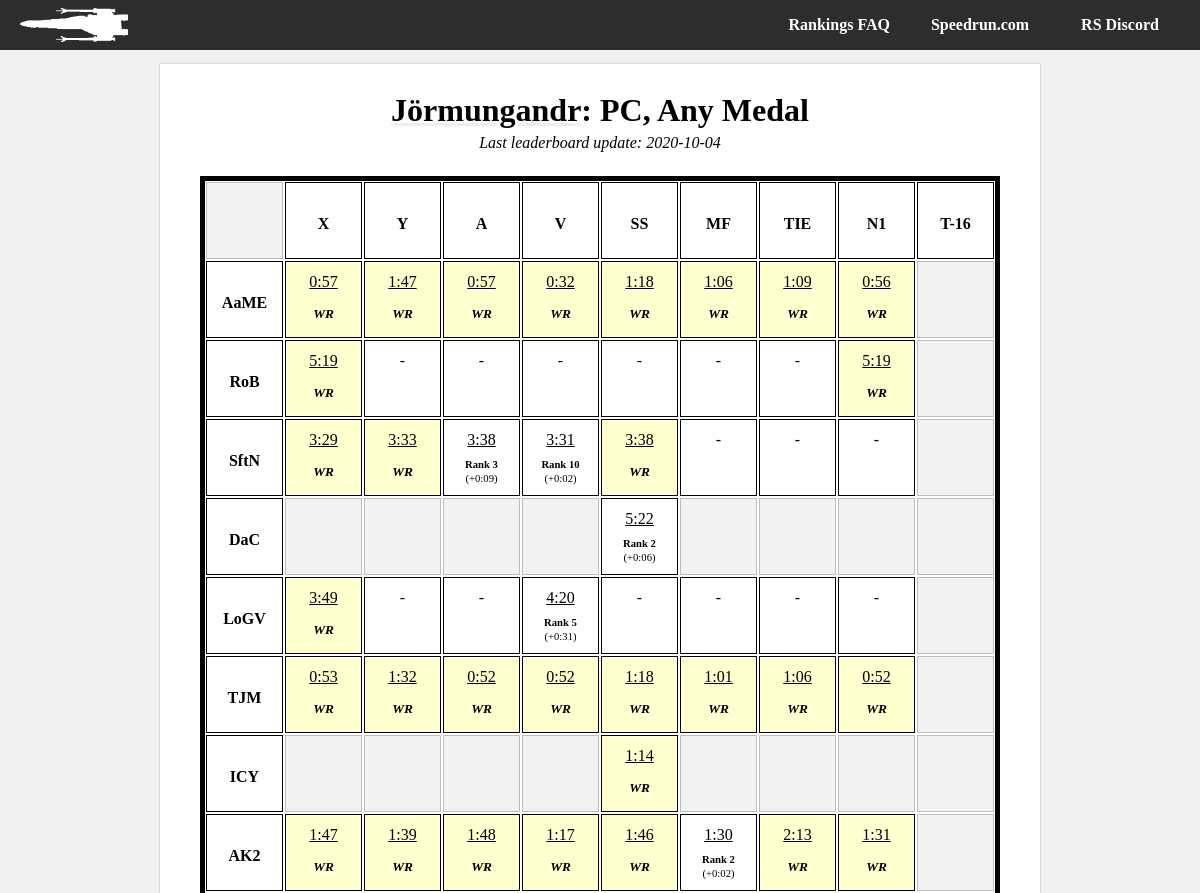
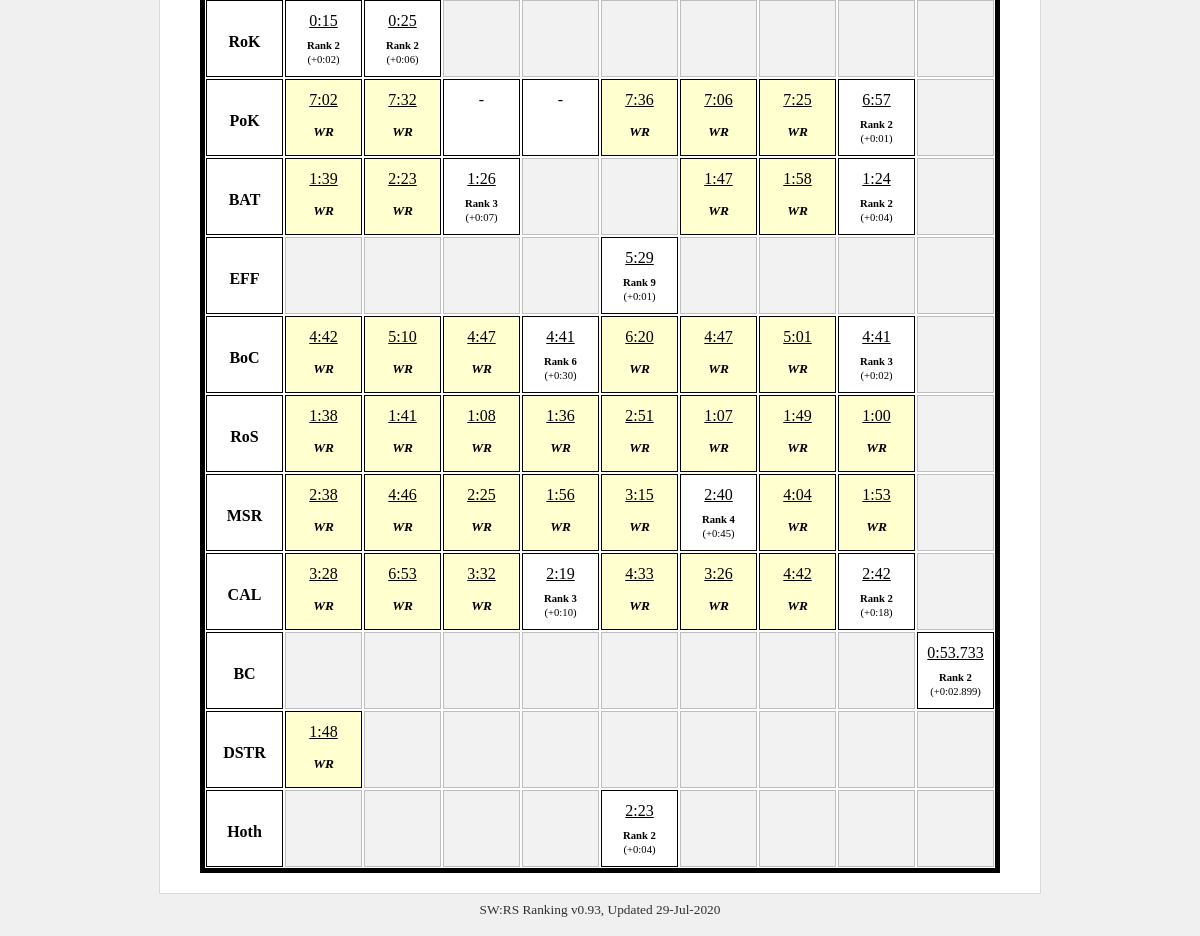
/player/Jörmungandr/pc_any, run on the app's committed database (2 pictures, top to bottom).
### tables this page shows
CREATE TABLE metadata (field          text primary key,value          text);

CREATE TABLE il_runs_20201004 (run_id          integer primary key,level           text,category        text,player          text,time            integer default 9999,platform        text,medal           text,src_link        text,rank            integer default 0);

### swrs.py (the view)
@app.route('/player/<player_id>/<category>')
def player_cat(player_id, category):
    con = lite.connect(DATABASE)
    with con:
        cur = con.cursor()
        cur.execute('SELECT value FROM metadata ' +
                    'WHERE field = "last_update"')
    last_up = cur.fetchall()[0][0]
    tag = last_up + '_' + category
    if category[0:2] == 'pc':
        console = "PC"
    elif category[0:3] == 'n64':
        console = 'N64'
    else:
        console = 'CONSOLE?'
    if category[-3:] == 'any':
        medal_type = "Any Medal"
    elif category[-4:] == 'gold':
        medal_type = 'Gold Medal'
    else:
        medal_type = 'MEDAL?'
    runs = []
    bests = []
    for lev in il_level_names:
        level_array = []
        bests_level = []
        for ship in il_category_names:
            cur = con.cursor()
            with con:
                cur.execute('SELECT level, category, time, rank, "src_link" ' +
                            'FROM il_runs_' + last_up + ' ' +
                            'WHERE player = "' + player_id + '" AND ' +
                            'platform = "' + console + '" AND ' +
                            'level = "' + lev + '" AND ' +
                            'category = "' + ship + '" AND ' +
                            'medal = "' + medal_type + '";')
            run = cur.fetchall()
            player_best = 0
            if run:
                run = list(run[0])
                player_best = run[2]
                run[2] = convert_seconds(player_best)
            level_array.append(run)
            with con:
                cur.execute('SELECT time ' +
                            'FROM il_runs_' + last_up + ' ' +
                            'WHERE rank = 1 AND ' +
                            'platform = "' + console + '" AND ' +
                            'level = "' + lev + '" AND ' +
                            'category = "' + ship + '" AND ' +
                            'medal = "' + medal_type + '";')
            best_run = cur.fetchall()
            if best_run:
                best_run = list(best_run[0])[0]
                print(player_best, best_run)
                best_run = player_best - best_run
                print(best_run)
                best_run = convert_seconds(best_run)
            bests_level.append(best_run)
        runs.append(level_array)
        bests.append(bests_level)
    try:
        return render_template('player-category.html',
                               name=player_id,
                               medal=medal_type,
                               platform=console,
                               runs=runs,
                               best_times=bests,
                               last_update=DATESTAMP)
    except Exception as e:
        return str(e)

### swrs.py (called while the page is built)
def convert_seconds(in_time):
    out_time = 'ERR'
    secs = in_time % 60
    mins = int((in_time - secs) // 60)
    if secs < 10:
        secs = '0' + str(secs)
    else:
        secs = str(secs)
    if len(secs) > 6:
        secs = secs[:6]
    elif len(secs) > 2:
        while len(secs) < 6:
            secs += '0'
    out_time = str(mins) + ':' + str(secs)
    return out_time

@app.teardown_appcontext
def close_connection(exception):
    db = getattr(g, '_database', None)
    if db is not None:
        db.close()

### templates/player-category.html
{% from "macros.html" import header, footer, categories, title, pc_title, player_chart %}
{{ header(name +" | SWRS") }}
{% set link = "/player/" + name %}
{{ pc_title(name, platform, medal, last_update, link) }}</a>
{% set level_acronyms = ["AaME",
"RoB",
"SftN",
"DaC",
"LoGV",
"TJM",
"ICY",
"AK2",
"RoK",
"PoK",
"BAT",
"EFF",
"BoC",
"RoS",
"MSR",
"CAL",
"BC",
"DSTR",
"Hoth"] %}
    <div id="about">
            <div id="runs-table">
                <div class="runs-table-row">
                    <div class="runs-table-timebox header ghosted"> </div>
                    <div class="runs-table-timebox header"><div class="centertext">X</div></div>
                    <div class="runs-table-timebox header"><div class="centertext">Y</div></div>
                    <div class="runs-table-timebox header"><div class="centertext">A</div></div>
                    <div class="runs-table-timebox header"><div class="centertext">V</div></div>
                    <div class="runs-table-timebox header"><div class="centertext">SS</div></div>
                    <div class="runs-table-timebox header"><div class="centertext">MF</div></div>
                    <div class="runs-table-timebox header"><div class="centertext">TIE</div></div>
                    <div class="runs-table-timebox header"><div class="centertext">N1</div></div>
                    <div class="runs-table-timebox header"><div class="centertext">T-16</div></div>
                </div>
            {% for i in range(runs|length): %}
                {% set level = runs[i] %}
                <div class="runs-table-row {{ level_acronyms[i] }}">
                <div class="runs-table-timebox header"><div class="centertext">{{ level_acronyms[i] }}</div></div>
                {% for j in range(level|length): %}
                    {% set ship = level[j] %}
                    {% if i in [0, 1, 2, 4, 5, 7, 9, 12, 13, 14, 15]: %}
                        {% if j == 8: %}
                            {% set ghost = 'ghosted' %}
                        {% else %}
                            {% set ghost = '' %}
                        {% endif %}
                    {% elif i in [3, 6, 11, 18]: %}
                        {% if j not in [4]: %}
                            {% set ghost = 'ghosted' %}
                        {% else %}
                            {% set ghost = '' %}
                        {% endif %}
                    {% elif i in [8]: %}
                        {% if j not in [0, 1]: %}
                            {% set ghost = 'ghosted' %}
                        {% else %}
                            {% set ghost = '' %}
                        {% endif %}
                    {% elif i in [10]: %}
                        {% if j in [3, 4, 8]: %}
                            {% set ghost = 'ghosted' %}
                        {% else %}
                            {% set ghost = '' %}
                        {% endif %}
                    {% elif i in [16]: %}
                        {% if j not in [8]: %}
                            {% set ghost = 'ghosted' %}
                        {% else %}
                            {% set ghost = '' %}
                        {% endif %}
                    {% elif i in [17]: %}
                        {% if j == 7 and platform == 'N64': %}
                            {% set ghost = '' %}
                        {% elif j not in [0]: %}
                            {% set ghost = 'ghosted' %}
                        {% else %}
                            {% set ghost = '' %}
                        {% endif %}
                    {% endif %}
                    {% if ship[3] == 1 %}
                        {% set wr='wr'%}
                    {% endif %}
                        {% if ship: %}
                            <a href="{{ ship[4] }}" class="timebox">
                                <div class="runs-table-timebox {{ ghost }} {{ wr }}">
                                        <div class="runs-table-time">
                                            {{ ship[2] }}
                                        </div>
                                        <div class="runs-table-ranking {{wr}}">
                                        {% if ship[3] == 1 %}
                                                WR
                                        {% else %}
                                                <b>Rank {{ ship[3] }}</b>
                                            </div>
                                            <div class="runs-table-difference">
                                                (+{{ best_times[i][j] }})
                                        {% endif %}
                                        </div>
                                </div>
                            </a>
                        {% else %}
                    <div class="runs-table-timebox {{ ghost }} {{ wr }}">
                            {% if ghost == '': %}
                            -
                            {% endif %}
                    </div>
                        {% endif %}
                {% endfor %}
                </div>
            {% endfor %}
            </div>
    </div>
{{ footer() }}

### templates/macros.html (shortened to what this page needs)
{% macro header(header_text) %}
<html>
    <head>
        <link rel="stylesheet" type="text/css" href="{{ url_for('static', filename = 'style.css') }}" />
    </head>
    <body>
    <div id="container">
        {{ tabs() }}
    <div id="body-wrapper">
        <div id="body-content">
{% endmacro %}
{% macro tabs() %}
        <div id="body-tabs">
            <div id="lefttabs">
                <a href="/"><img src= {{ url_for('static', filename = 'logo.png') }}></a>
            </div>
            <div id="righttabs">
                <a href="https://discord.gg/Gp7swfc"><div id="tab" class="topplayers back">RS Discord</div></a>
            </div>
            <div id="righttabs">
                <a href="https://www.speedrun.com/rogue1/"><div id="tab" class="topplayers back">Speedrun.com</div></a>
            </div>
            <div id="righttabs">
                <a href="/faq"><div id="tab" class="topplayers back">Rankings FAQ</div></a>
            </div>
        </div>
{% endmacro %}
{% macro pc_title(name, platform, medal, date, link='') %}
            <div id="title">
                <h1>
                    <a href="{{link}}">{{ name }}</a>: {{platform}}, {{medal}}
                </h1>
                {% if date %}
                <div id="lastupdate">
                    <p>Last leaderboard update: {{ date[:4] }}-{{ date[4:6] }}-{{ date[6:] }}</p>
                </div>
                {% endif %}
            </div>
{% endmacro %}
{% macro footer() %}
            </div>
            <div id="footertext">
                <span title="v0.93 Madine">SW:RS Ranking v0.93, Updated 29-Jul-2020</span>
            </div>
        </div>
    </div>
    </body>
</html>
{% endmacro %}

### static/style.css (style rules this page uses)
body { font-family: 'LiberationSerif', 'Bookman', 'Times', Serif; margin: 0px; background: #f0f0f0; position: relative; }
#container { position: absolute; width: 100%; height: 100%; }
#body-wrapper { width: max-content; max-width: 95%; margin-left:auto; margin-right:auto; padding: 10px; display: block; position: relative; overflow: hidden !important; }
#body-tabs { display: block; overflow: hidden; background: #2d2d2d; padding: 0px 10px; height: 50px; background-repeat: no-repeat; background-size: auto 35px; background-attachment: fixed; background-position-x: center; background-position-y: 7px; }
#tab { display: inline-block; color: #ffffff; padding: 00px 20px; border-radius: 0px; margin: 0px; min-width: 100px; text-align: center; font-weight: bold; line-height: 50px; height: 100%; }
#lefttabs { float: left; }
#lefttabs img { padding: 8px 10px; height: 34px; }
#righttabs { float: right; }
#body-content { border: 1px #dadada solid; min-height: 100px; background: #ffffff; border-radius: 0px; margin-top: 3px; padding: 20px 40px; }
#title { text-align: center; margin: .5em 0em 1.5em 0em; font-weight: bold; font-style: italic; }
#title h1 { margin: 0em 0em .0em 0em; font-style: normal; }
h1 a { text-decoration: underline #eee; color: #000; }
#footertext { text-align: center; font-size: 10pt; padding: 8px; opacity: 0.8; }
#lastupdate p { font-weight: normal; padding: 0; margin: 5px 0 0 0; }
#runs-table { border: 5px solid #000000; overflow: hidden; }
.runs-table-row { display: flex; flex-direction: row; flex-wrap: nowrap; justify-content: flex-start; align-items: stretch; align-content: stretch; }
.runs-table-timebox { margin: 1px; width: 75px; height: 55px; line-height: 20px; padding-top: 10px; padding-bottom: 10px; border: 1px solid #000000; text-align: center; vertical-align: middle; }
.runs-table-timebox.header { font-weight: bold; display: flex; align-items: center; justify-content: center; }
.centertext { padding: 0 !important; line-height: 12pt; height: 10px; }
.runs-table-timebox.ghosted { opacity: 0.25; background: #cccccc; }
.runs-table-timebox.wr { background: #ffff0030; }
.runs-table-ranking { font-size: 8pt; padding-top: 10px; margin: 0; line-height: 8pt; }
.runs-table-ranking.wr { line-height: 16pt; font-size: 10pt; padding-top: 11px; font-weight: bold; font-style: italic; }
.runs-table-difference { font-size: 8pt; padding-top: 3px; margin: 0; line-height: 8pt; }
.runs-table-time { text-decoration: underline; }
.timebox { text-decoration: none; color: #000; }

### data on the page
metadata: value "2020", value "10", value "04"
il_runs_20201004: time "0:57"
il_runs_20201004: time "0:57"
il_runs_20201004: time "0:32"
il_runs_20201004: time "0:56"
il_runs_20201004: rank "3"
il_runs_20201004: rank "10"
il_runs_20201004: rank "2"
il_runs_20201004: rank "5"
il_runs_20201004: time "0:53"
il_runs_20201004: time "0:52"
il_runs_20201004: time "0:52"
il_runs_20201004: time "0:52"
il_runs_20201004: rank "2"
il_runs_20201004: time "2:13"
il_runs_20201004: time "0:15", rank "2"
il_runs_20201004: time "0:25", rank "2"
il_runs_20201004: rank "2"
il_runs_20201004: rank "3"
il_runs_20201004: rank "2"
il_runs_20201004: rank "9"
il_runs_20201004: rank "6"
il_runs_20201004: rank "3"
il_runs_20201004: rank "4"
il_runs_20201004: rank "3"
il_runs_20201004: rank "2"
il_runs_20201004: time "0:53.733", rank "2"
il_runs_20201004: rank "2"

### other printed values
{{ name }} "Jörmungandr"
{{ platform }} "PC"
{{ medal }} "Any Medal"
{{ level_acronyms[i] }} "AaME" "RoB" "SftN" "DaC" "LoGV" "TJM" "ICY" "AK2" "RoK" "PoK" "BAT" "EFF" "BoC" "RoS" "MSR" "CAL" "BC" "DSTR" "Hoth"
{{ ship[2] }} "1:47" "1:18" "1:06" "1:09" "5:19" "5:19" "3:29" "3:33" "3:38" "3:31" "3:38" "5:22" "3:49" "4:20" "1:32" "1:18" "1:01" "1:06" "1:14" "1:47" "1:39" "1:48" "1:17" "1:46" "1:30" "1:31" "7:02" "7:32" "7:36" "7:06" "7:25" "6:57" "1:39" "2:23" "1:26" "1:47" "1:58" "1:24" "5:29" "4:42" "5:10" "4:47" "4:41" "6:20" "4:47" "5:01" "4:41" "1:38" "1:41" "1:08" "1:36" "2:51" "1:07" "1:49" "1:00" "2:38" "4:46" "2:25" "1:56" "3:15" "2:40" "4:04" "1:53" "3:28" "6:53" "3:32" "2:19" "4:33" "3:26" "4:42" "2:42" "1:48" "2:23"
{{ best_times[i][j] }} "0:09" "0:02" "0:06" "0:31" "0:02" "0:02" "0:06" "0:01" "0:07" "0:04" "0:01" "0:30" "0:02" "0:45" "0:10" "0:18" "0:02.899" "0:04"
